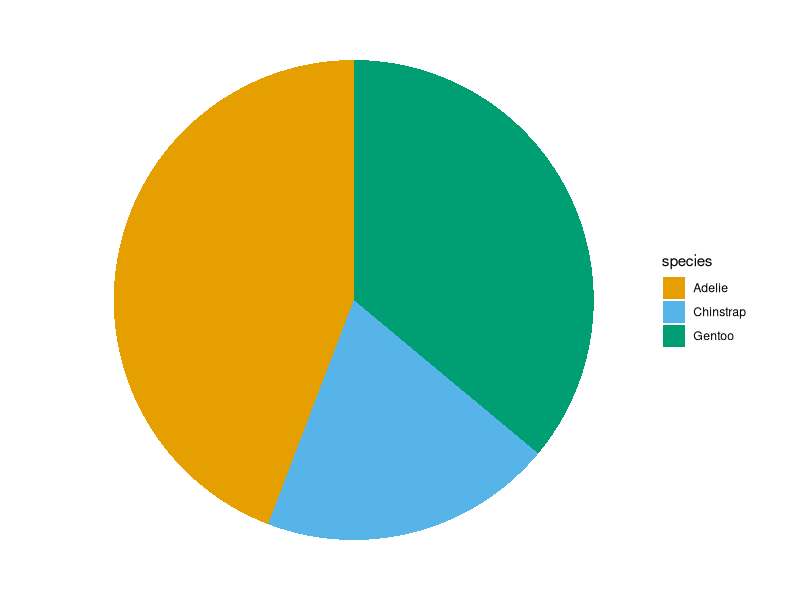

R code for this plot:

            library(ggplot2)
            library(palmerpenguins)
            built_answer <- tryCatch(
                {
                    set.seed(42)
                    ggplot(penguins, aes(x = "", fill = species)) + geom_bar() + coord_polar(theta = "y") + scale_fill_manual(values = c(Adelie = "#E69F00", Chinstrap = "#56B4E9", Gentoo = "#009E73")) + theme_void()
                    suppressWarnings(
                        if (!file.exists("/sandbox/figures/species_count_pie_coord_polar_scale_fill_manual_answer.png")) {
                            ggsave(
                                width = 3,
                                height = 3,
                                "/sandbox/figures/species_count_pie_coord_polar_scale_fill_manual_answer.png"
                            )
                        }
                    )
                    suppressWarnings(
                        ggplot_build(last_plot())
                    )
                },
                error = function(e) {
                    'ERROR'
                }
            )
            built_submission <- tryCatch(
                {
                    set.seed(42)
                    library(palmerpenguins)
library(ggplot2)

ggplot(penguins, aes(x = "", y = reorder(species, n), fill = species)) +
  geom_bar(stat = "identity") +
  coord_polar(theta = "y") +
  scale_fill_manual(values = c("#E69F00", "#56B4E9", "#009E73")) +
  theme_void()
                    suppressWarnings(
                        ggsave(
                            width = 3,
                            height = 3,
                            "figures/species_count_pie_coord_polar_scale_fill_manual_submission_gemma.png"
                        )
                    )
                    suppressWarnings(
                        ggplot_build(last_plot())
                    )
                },
                error = function(e) {
                    'ERROR'
                }
            )
            cat(isTRUE(all.equal(built_answer, built_submission)))
        
